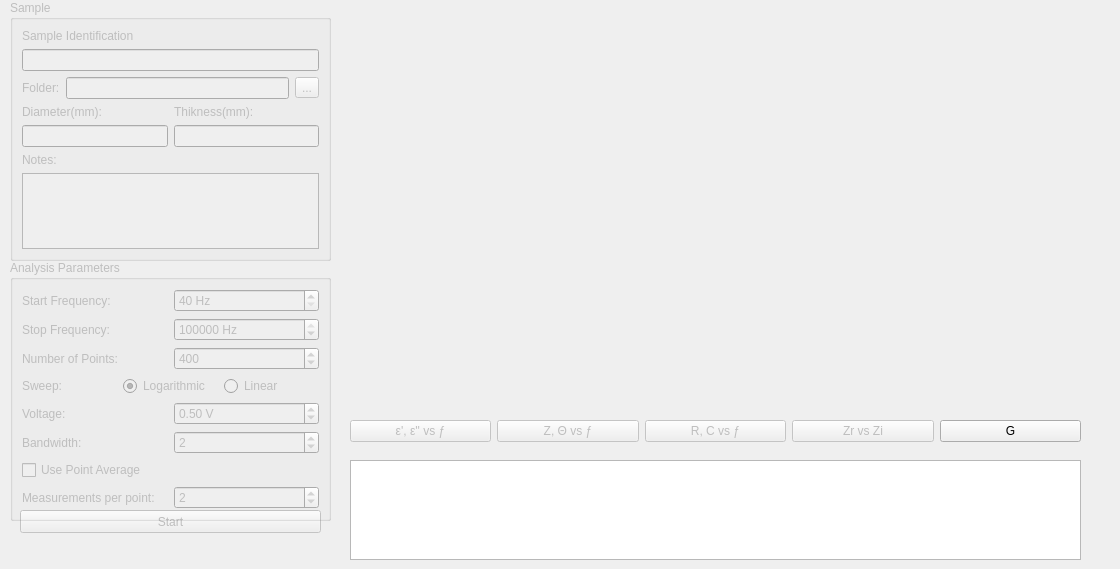
      <widget class="QWidget" name="tab_2">
       <attribute name="title">
        <string>Analysis</string>
       </attribute>
       <widget class="QGroupBox" name="groupBox_analise">
        <property name="enabled">
         <bool>false</bool>
        </property>
        <property name="geometry">
         <rect>
          <x>10</x>
          <y>260</y>
          <width>321</width>
          <height>261</height>
         </rect>
        </property>
        <property name="title">
         <string>Analysis Parameters</string>
        </property>
        <layout class="QVBoxLayout" name="verticalLayout_2">
         <item>
          <layout class="QVBoxLayout" name="layout_analysisParam">
           <item>
            <layout class="QHBoxLayout" name="horizontalLayout_11">
             <item>
              <widget class="QLabel" name="label_4">
               <property name="text">
                <string>Start Frequency:</string>
               </property>
              </widget>
             </item>
             <item>
              <widget class="QSpinBox" name="spin_freq_inicial">
               <property name="suffix">
                <string> Hz</string>
               </property>
               <property name="minimum">
                <number>40</number>
               </property>
               <property name="maximum">
                <number>110000000</number>
               </property>
              </widget>
             </item>
            </layout>
           </item>
           <item>
            <layout class="QHBoxLayout" name="horizontalLayout">
             <item>
              <widget class="QLabel" name="label_5">
               <property name="text">
                <string>Stop Frequency:</string>
               </property>
              </widget>
             </item>
             <item>
              <widget class="QSpinBox" name="spin_freq_final">
               <property name="suffix">
                <string> Hz</string>
               </property>
               <property name="minimum">
                <number>40</number>
               </property>
               <property name="maximum">
                <number>110000000</number>
               </property>
               <property name="value">
                <number>110000000</number>
               </property>
              </widget>
             </item>
            </layout>
           </item>
           <item>
            <layout class="QHBoxLayout" name="horizontalLayout_5">
             <item>
              <widget class="QLabel" name="label_6">
               <property name="text">
                <string>Number of Points:</string>
               </property>
              </widget>
             </item>
             <item>
              <widget class="QSpinBox" name="num_pontos">
               <property name="minimum">
                <number>1</number>
               </property>
               <property name="maximum">
                <number>800</number>
               </property>
               <property name="value">
                <number>400</number>
               </property>
              </widget>
             </item>
            </layout>
           </item>
           <item>
            <layout class="QHBoxLayout" name="horizontalLayout_2">
             <item>
              <layout class="QHBoxLayout" name="horizontalLayout_8">
               <item>
                <widget class="QLabel" name="label_7">
                 <property name="text">
                  <string>Sweep:</string>
                 </property>
                </widget>
               </item>
               <item alignment="Qt::AlignLeft">
                <widget class="QRadioButton" name="var_log">
                 <property name="text">
                  <string>Logarithmic</string>
                 </property>
                 <property name="checked">
                  <bool>true</bool>
                 </property>
                 <property name="autoExclusive">
                  <bool>true</bool>
                 </property>
                </widget>
               </item>
               <item>
                <widget class="QRadioButton" name="var_lin">
                 <property name="text">
                  <string>Linear</string>
                 </property>
                </widget>
               </item>
              </layout>
             </item>
            </layout>
           </item>
           <item>
            <layout class="QHBoxLayout" name="horizontalLayout_3">
             <item>
              <widget class="QLabel" name="label_8">
               <property name="text">
                <string>Voltage:</string>
               </property>
              </widget>
             </item>
             <item>
              <widget class="QDoubleSpinBox" name="spinbox_tensao">
               <property name="prefix">
                <string/>
               </property>
               <property name="suffix">
                <string> V</string>
               </property>
               <property name="maximum">
                <double>42.000000000000000</double>
               </property>
               <property name="singleStep">
                <double>0.100000000000000</double>
               </property>
               <property name="value">
                <double>0.500000000000000</double>
               </property>
              </widget>
             </item>
            </layout>
           </item>
           <item>
            <layout class="QHBoxLayout" name="horizontalLayout_10">
             <item>
              <widget class="QLabel" name="label_9">
               <property name="text">
                <string>Bandwidth:</string>
               </property>
              </widget>
             </item>
             <item>
              <widget class="QSpinBox" name="spinbox_banda">
               <property name="minimum">
                <number>1</number>
               </property>
               <property name="maximum">
                <number>5</number>
               </property>
               <property name="value">
                <number>2</number>
               </property>
              </widget>
             </item>
            </layout>
           </item>
           <item>
            <widget class="QCheckBox" name="checkbox_ptavg">
             <property name="text">
              <string>Use Point Average</string>
             </property>
             <property name="checked">
              <bool>false</bool>
             </property>
            </widget>
           </item>
           <item>
            <layout class="QHBoxLayout" name="horizontalLayout_9">
             <item>
              <widget class="QLabel" name="label_10">
               <property name="enabled">
                <bool>false</bool>
               </property>
               <property name="text">
                <string>Measurements per point:</string>
               </property>
              </widget>
             </item>
             <item>
              <widget class="QSpinBox" name="spin_ptavg">
               <property name="enabled">
                <bool>false</bool>
               </property>
               <property name="minimum">
                <number>1</number>
               </property>
               <property name="maximum">
                <number>256</number>
               </property>
               <property name="value">
                <number>2</number>
               </property>
              </widget>
             </item>
            </layout>
           </item>
          </layout>
         </item>
        </layout>
       </widget>
       <widget class="QGroupBox" name="groupBox__amostra">
        <property name="enabled">
         <bool>false</bool>
        </property>
        <property name="geometry">
         <rect>
          <x>10</x>
          <y>0</y>
          <width>321</width>
          <height>261</height>
         </rect>
        </property>
        <property name="title">
         <string>Sample</string>
        </property>
        <layout class="QGridLayout" name="gridLayout_7">
         <item row="0" column="0">
          <layout class="QVBoxLayout" name="layout_sample">
           <item>
            <layout class="QVBoxLayout" name="verticalLayout_6">
             <item>
              <widget class="QLabel" name="label_2">
               <property name="text">
                <string>Sample Identification</string>
               </property>
              </widget>
             </item>
             <item>
              <widget class="QLineEdit" name="amostra_id">
               <property name="inputMethodHints">
                <set>Qt::ImhNone</set>
               </property>
              </widget>
             </item>
             <item>
              <layout class="QHBoxLayout" name="horizontalLayout_6">
               <item>
                <widget class="QLabel" name="label_3">
                 <property name="text">
                  <string>Folder:</string>
                 </property>
                </widget>
               </item>
               <item>
                <widget class="QLineEdit" name="LineEdit_SavePath">
                 <property name="readOnly">
                  <bool>true</bool>
                 </property>
                </widget>
               </item>
               <item>
                <widget class="QToolButton" name="toolbtn_savepath">
                 <property name="text">
                  <string>...</string>
                 </property>
                 <property name="toolButtonStyle">
                  <enum>Qt::ToolButtonIconOnly</enum>
                 </property>
                 <property name="arrowType">
                  <enum>Qt::NoArrow</enum>
                 </property>
                </widget>
               </item>
              </layout>
             </item>
            </layout>
           </item>
           <item>
            <layout class="QHBoxLayout" name="horizontalLayout_7">
             <item>
              <layout class="QVBoxLayout" name="verticalLayout_4">
               <item>
                <widget class="QLabel" name="label_11">
                 <property name="text">
                  <string>Diameter(mm):</string>
                 </property>
                </widget>
               </item>
               <item>
                <widget class="QLineEdit" name="tbox_diametro"/>
               </item>
              </layout>
             </item>
             <item>
              <layout class="QVBoxLayout" name="verticalLayout_5">
               <item>
                <widget class="QLabel" name="label_12">
                 <property name="text">
                  <string>Thikness(mm):</string>
                 </property>
                </widget>
               </item>
               <item>
                <widget class="QLineEdit" name="tbox_espessura"/>
               </item>
              </layout>
             </item>
            </layout>
           </item>
           <item>
            <layout class="QVBoxLayout" name="layout_notes">
             <item>
              <widget class="QLabel" name="label_13">
               <property name="text">
                <string>Notes:</string>
               </property>
              </widget>
             </item>
             <item>
              <widget class="QPlainTextEdit" name="plainTextEdit"/>
             </item>
            </layout>
           </item>
          </layout>
         </item>
        </layout>
       </widget>
       <widget class="QPushButton" name="btn_run">
        <property name="enabled">
         <bool>false</bool>
        </property>
        <property name="geometry">
         <rect>
          <x>20</x>
          <y>510</y>
          <width>301</width>
          <height>23</height>
         </rect>
        </property>
        <property name="font">
         <font>
          <strikeout>false</strikeout>
         </font>
        </property>
        <property name="text">
         <string>Start</string>
        </property>
       </widget>
       <widget class="QWidget" name="layoutWidget">
        <property name="geometry">
         <rect>
          <x>330</x>
          <y>1</y>
          <width>781</width>
          <height>411</height>
         </rect>
        </property>
        <layout class="QGridLayout" name="gridLayout_9">
         <item row="0" column="0">
          <layout class="QVBoxLayout" name="verticalLayout">
           <property name="spacing">
            <number>30</number>
           </property>
           <property name="sizeConstraint">
            <enum>QLayout::SetMinimumSize</enum>
           </property>
          </layout>
         </item>
        </layout>
       </widget>
       <widget class="QWidget" name="layoutWidget">
        <property name="geometry">
         <rect>
          <x>350</x>
          <y>420</y>
          <width>731</width>
          <height>30</height>
         </rect>
        </property>
        <layout class="QHBoxLayout" name="Layout_btn_plot">
         <property name="sizeConstraint">
          <enum>QLayout::SetMaximumSize</enum>
         </property>
         <item>
          <widget class="QPushButton" name="btn_plot_permi">
           <property name="enabled">
            <bool>false</bool>
           </property>
           <property name="text">
            <string>ε', ε'' vs ƒ</string>
           </property>
           <property name="checkable">
            <bool>true</bool>
           </property>
           <property name="autoExclusive">
            <bool>false</bool>
           </property>
          </widget>
         </item>
         <item>
          <widget class="QPushButton" name="btn_plot_ZT">
           <property name="enabled">
            <bool>false</bool>
           </property>
           <property name="text">
            <string>Z, Θ vs ƒ</string>
           </property>
           <property name="checkable">
            <bool>false</bool>
           </property>
           <property name="autoExclusive">
            <bool>false</bool>
           </property>
          </widget>
         </item>
         <item>
          <widget class="QPushButton" name="btn_plot_RC">
           <property name="enabled">
            <bool>false</bool>
           </property>
           <property name="text">
            <string>R, C vs ƒ</string>
           </property>
           <property name="checkable">
            <bool>false</bool>
           </property>
           <property name="autoExclusive">
            <bool>false</bool>
           </property>
          </widget>
         </item>
         <item>
          <widget class="QPushButton" name="btn_plot_ZrZi">
           <property name="enabled">
            <bool>false</bool>
           </property>
           <property name="text">
            <string>Zr vs Zi</string>
           </property>
           <property name="checkable">
            <bool>false</bool>
           </property>
           <property name="autoExclusive">
            <bool>false</bool>
           </property>
          </widget>
         </item>
         <item>
          <widget class="QPushButton" name="btn_plot">
           <property name="text">
            <string>G</string>
           </property>
          </widget>
         </item>
        </layout>
       </widget>
       <widget class="QTableView" name="tableView">
        <property name="geometry">
         <rect>
          <x>350</x>
          <y>460</y>
          <width>731</width>
          <height>100</height>
         </rect>
        </property>
        <property name="sizePolicy">
         <sizepolicy hsizetype="Expanding" vsizetype="Expanding">
          <horstretch>1</horstretch>
          <verstretch>1</verstretch>
         </sizepolicy>
        </property>
        <property name="maximumSize">
         <size>
          <width>16777215</width>
          <height>10000000</height>
         </size>
        </property>
        <property name="editTriggers">
         <set>QAbstractItemView::AnyKeyPressed|QAbstractItemView::EditKeyPressed</set>
        </property>
       </widget>
       <zorder>layoutWidget</zorder>
       <zorder>layoutWidget</zorder>
       <zorder>tableView</zorder>
       <zorder>groupBox__amostra</zorder>
       <zorder>btn_run</zorder>
       <zorder>groupBox_analise</zorder>
      </widget>
